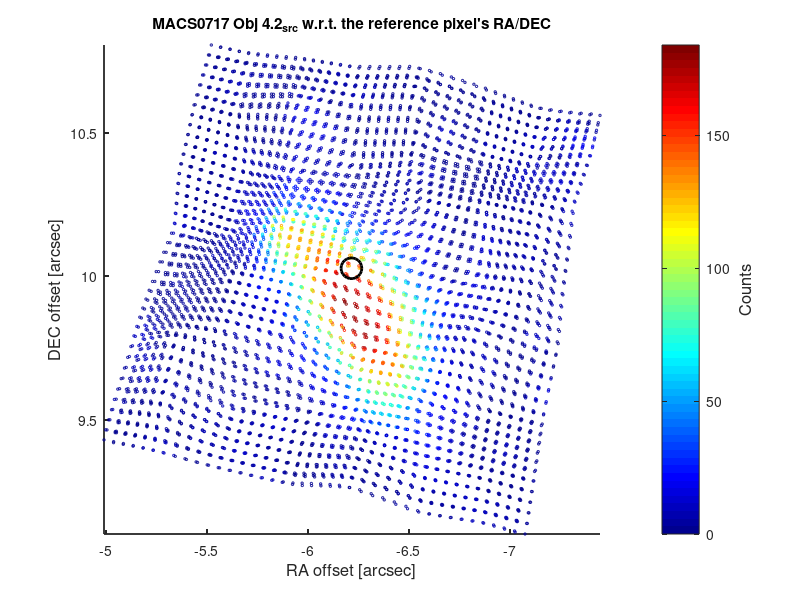
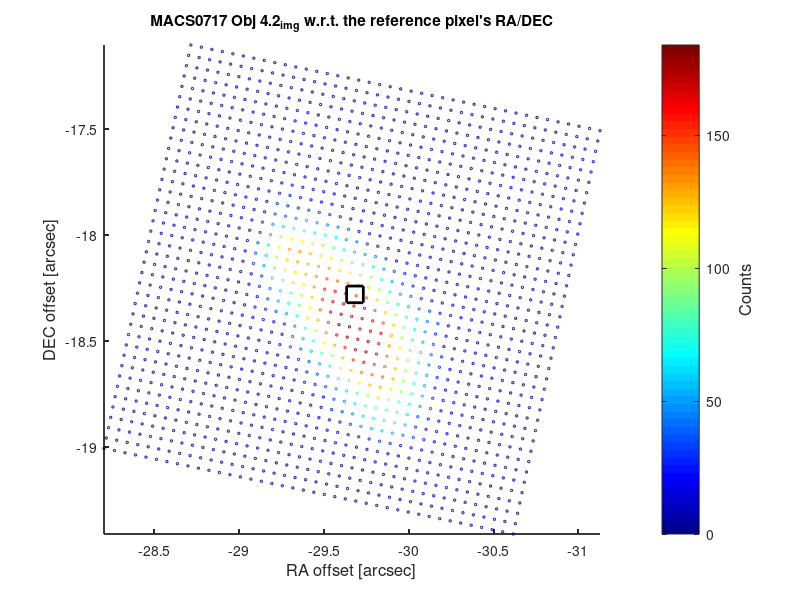
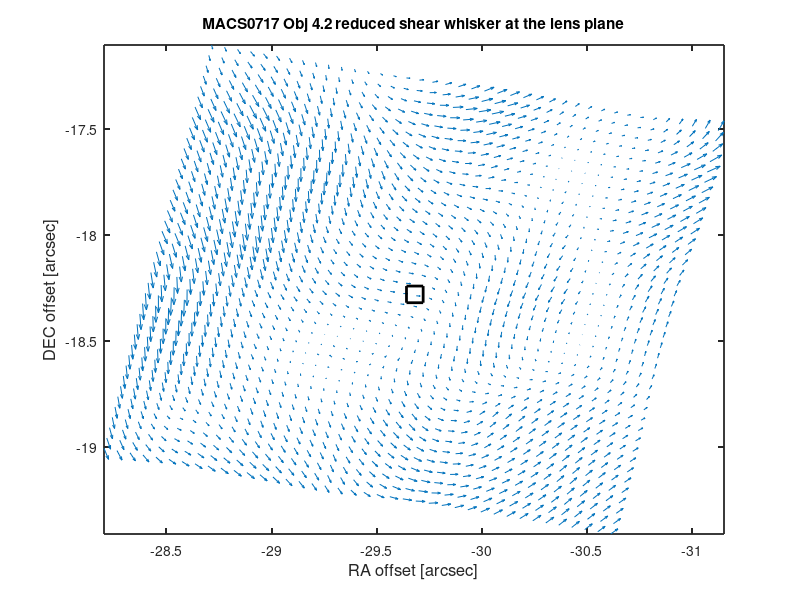

These figures' MATLAB source, in order:
% plotting one single remapped images

clear all; clc

% getting results for 4.2_
load 4.2_R_remap.mat
img_ra=(img_ra-ref_ra)*3600.;     % RA in arcsec
img_dec=(img_dec-ref_dec)*3600.;  % DEC in arcsec
img_cnt=img;
src_ra=(reshape(RA4_src,N_img*4,1)-ref_ra)*3600.;     % RA in arcsec
src_dec=(reshape(DEC4_src,N_img*4,1)-ref_dec)*3600.;  % DEC in arcsec
src_cnt=reshape(sb_src,N_img*4,1);
rg1=gamma1_img./(1-kappa_img);
rg2=gamma2_img./(1-kappa_img);
ctr_img_ra=(img_ctr(2,1)-ref_ra)*3600.;
ctr_img_dec=(img_ctr(2,2)-ref_dec)*3600.;
ctr_src_ra=(ctr_ra-ref_ra)*3600.;
ctr_src_dec=(ctr_dec-ref_dec)*3600.;

% color and linewidth schemes
lab_fontsize =12; axes_fontsize =10;
color = {'y','r','m','g','c','k','b'};
solid = {'-b','-r','-m','-g','-c','-k','-y'};
dot = {':b',':r',':m',':g',':c',':k'};
dash = {'--b','--r','--m','--g','--c','--k'};
lw1=2.5; lw2=1.7; lw3=0.8;

%% the remapped images in src plane
figure(1)  
scatter(src_ra,src_dec,3,src_cnt)
colormap('jet');
hold on
plot(ctr_src_ra,ctr_src_dec,'ko','MarkerSize',15,'LineWidth',2)
hold off

xlabel('RA offset [arcsec]','FontSize',lab_fontsize);
ylabel('DEC offset [arcsec]','FontSize',lab_fontsize);
title('MACS0717 Obj 4.2_{src} w.r.t. the reference pixel''s RA/DEC')
set(gca,'FontSize',axes_fontsize,'LineWidth',1.3,'XDir','Reverse'); 
ax = gca;
hbar = colorbar('EastOutside');
axes(hbar);
ylabel('Counts','FontSize',lab_fontsize);
set(gca,'FontSize',axes_fontsize);
axes(ax);
axis tight
set(gcf, 'PaperUnits','inches');
set(gcf, 'PaperPosition',[ 0 0 8 6]);
print -dpsc2 4.2_R_src.ps;


%% the original HST images in lens plane
figure(2)  
scatter(img_ra,img_dec,3,img_cnt)
colormap('jet');
hold on
plot(ctr_img_ra,ctr_img_dec,'ks','MarkerSize',12,'LineWidth',2)
hold off

xlabel('RA offset [arcsec]','FontSize',lab_fontsize);
ylabel('DEC offset [arcsec]','FontSize',lab_fontsize);
title('MACS0717 Obj 4.2_{img} w.r.t. the reference pixel''s RA/DEC')
set(gca,'FontSize',axes_fontsize,'LineWidth',1.3,'XDir','Reverse'); 
ax = gca;
hbar = colorbar('EastOutside');
axes(hbar);
ylabel('Counts','FontSize',lab_fontsize);
set(gca,'FontSize',axes_fontsize);
axes(ax);
axis tight
set(gcf, 'PaperUnits','inches');
set(gcf, 'PaperPosition',[ 0 0 8 6]);
print -dpsc2 4.2_R_img.ps;


%% plotting the reduced shear vector map   ->  this should go into _single.m later
figure(3)
quiver(img_ra,img_dec,rg1,rg2)
hold on
plot(ctr_img_ra,ctr_img_dec,'ks','MarkerSize',12,'LineWidth',2)
hold off

xlabel('RA offset [arcsec]','FontSize',lab_fontsize);
ylabel('DEC offset [arcsec]','FontSize',lab_fontsize);
title('MACS0717 Obj 4.2_ reduced shear whisker at the lens plane')
set(gca,'FontSize',axes_fontsize,'LineWidth',1.3,'XDir','Reverse'); 
axis tight
set(gcf, 'PaperUnits','inches');
set(gcf, 'PaperPosition',[ 0 0 8 6]);
print -dpsc2 4.2_rgvec.ps;
